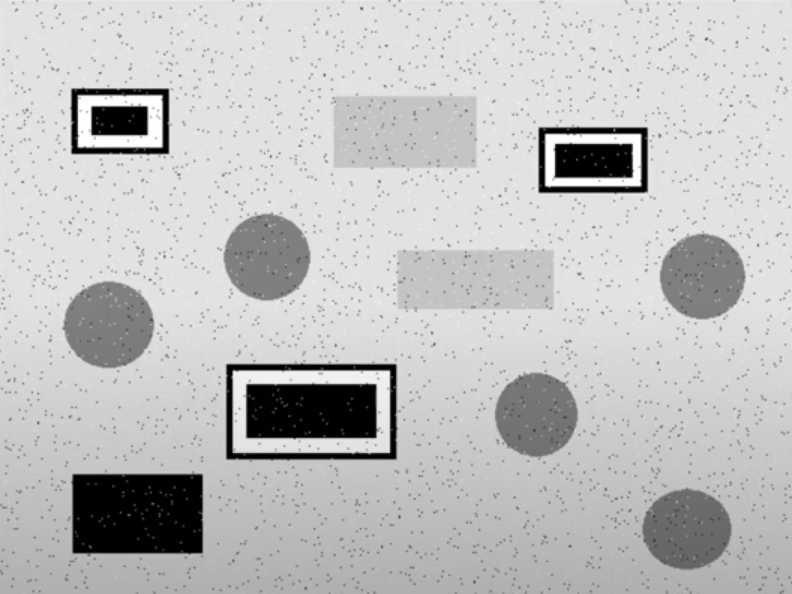
#> input picture OpenCV/legacy/2026_pre_reestructuracion/Procesamiento de Imágenes/ruidos.png, 792 x 594 px
$ python filtros.py
#> lines starting #> are read from the running program, lines starting #| are printed output that depends on the picture
#> further down, im is the input picture: shape (594, 792, 3); mean B, G, R 193.2, 193.2, 193.2
import cv2 as cv
import matplotlib.pyplot as plt
import numpy as np

def filtros(im):

    plt.figure()

    plt.subplot(2,3,1)
    plt.imshow(im)
    plt.title("Foto")


    plt.subplot(2,3,2)

    tam_kernel = (5,5)
    im_blur = cv.blur(im,tam_kernel)
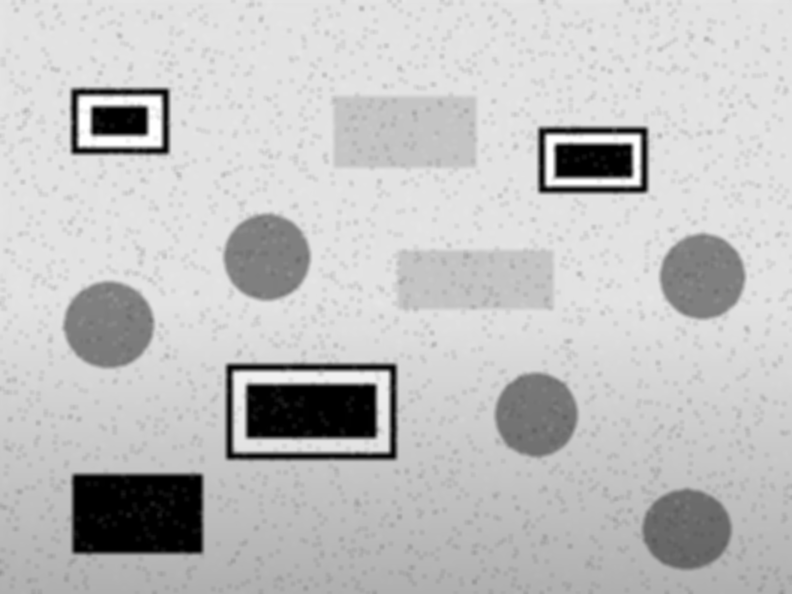
#> im_blur: shape (594, 792, 3); mean R, G, B 193.2, 193.2, 193.2

    plt.imshow(im_blur)
    plt.title("Media (Blur)")

    plt.subplot(2,3,3)

    tam_kernel = 9
    im_medianblur = cv.medianBlur(im,tam_kernel)

    plt.imshow(im_medianblur)
    plt.title("Mediana (Median_Blur)")

    plt.subplot(2,3,4)

    tam_kernel = (9,15)
    sigma = 4
    kernel_gauss1D_1 = cv.getGaussianKernel(tam_kernel[0], sigma)
    kernel_gauss1D_2 = cv.getGaussianKernel(tam_kernel[1], sigma)
    kernel_gauss2D = np.outer(kernel_gauss1D_1, kernel_gauss1D_2)

    plt.imshow(kernel_gauss2D)
    plt.title("Kernel Gaussiano")

    plt.subplot(2,3,5)

    im_gausianblur = cv.GaussianBlur(im, tam_kernel, sigma)
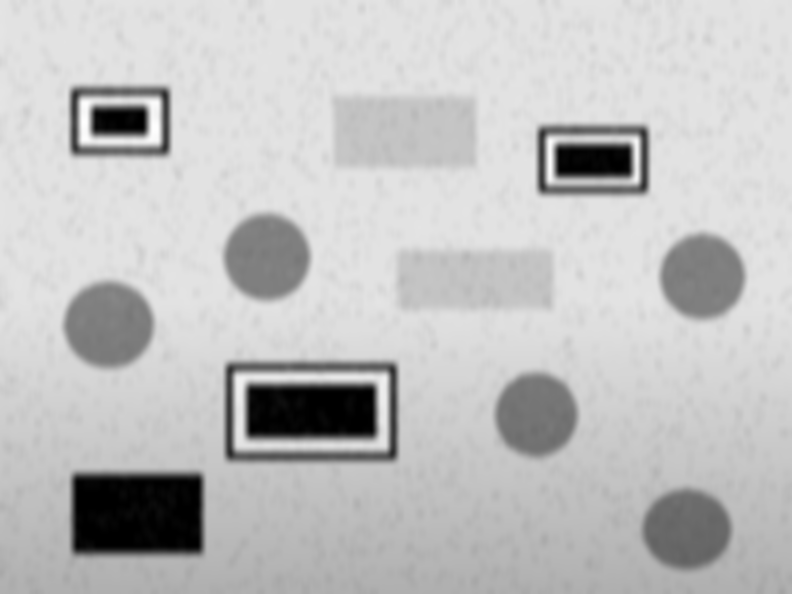
#> im_gausianblur: shape (594, 792, 3); mean R, G, B 193.2, 193.2, 193.2

    plt.imshow(im_gausianblur)
    plt.title("Gausiano (Gausian_Blur)")

    plt.subplot(2,3,6)

    dist = 9
    delta_color = 25
    delta_dist =  25

    # Útil para mantener bordes ya que calcula una media ponderada en la cual los pixeles más cercanos
    # o más parecidos tienen más peso que los más alejados o diferentes.
    im_bilateral = cv.bilateralFilter(im, dist, delta_color, delta_dist)

    plt.imshow(im_bilateral)
    plt.title("Bilateral")

    plt.show()
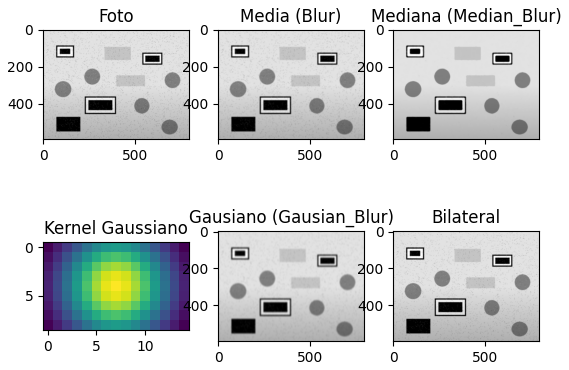
#> figure drawn by matplotlib, 6 panels


if __name__ == '__main__':
    im = cv.imread("ruidos.png")
    im = cv.cvtColor(im,cv.COLOR_BGR2RGB)

    filtros(im)

$ run again, with OpenCV/legacy/2026_pre_reestructuracion/Procesamiento de Imágenes/Gato.png copied over OpenCV/legacy/2026_pre_reestructuracion/Procesamiento de Imágenes/ruidos.png
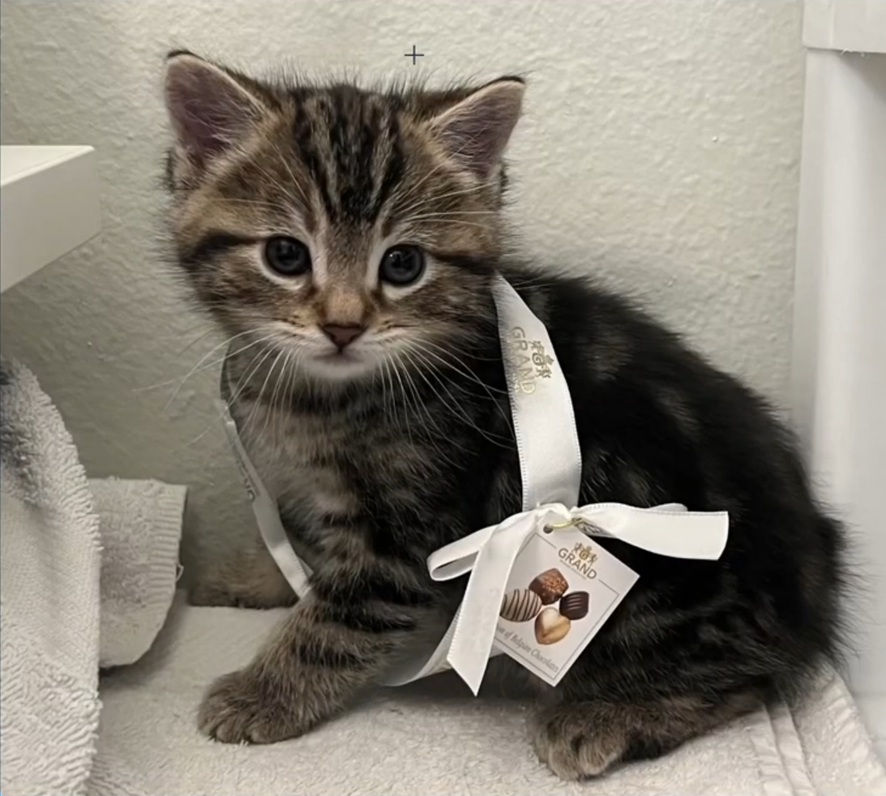
#> input picture OpenCV/legacy/2026_pre_reestructuracion/Procesamiento de Imágenes/Gato.png, 886 x 796 px, shrunk from 1093 x 982 before the run
#> im is the input picture: shape (796, 886, 3); mean B, G, R 115.3, 125.7, 131.3
#> in filtros, `im_gausianblur = cv.GaussianBlur(im, tam_kernel, sigma)`:
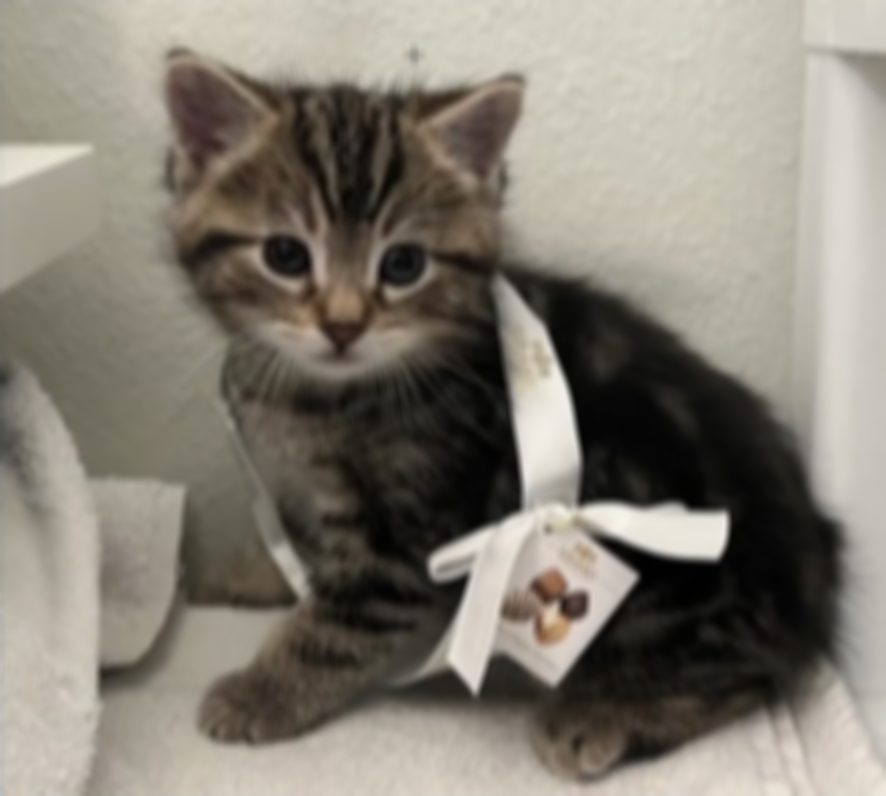
#> im_gausianblur: shape (796, 886, 3); mean R, G, B 131.4, 125.7, 115.3
